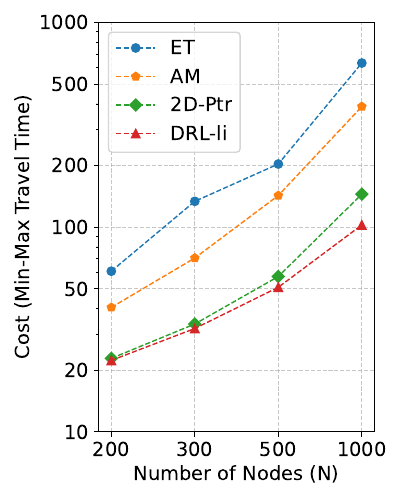

Write Python code to recreate this figure.
import numpy as np
import matplotlib.pyplot as plt

# 原始数据
ranks = {
    1000: {'ET': 1006, 'AM': 388.30, '2D-Ptr': 144.88, 'DRL-li': 102.45},
    500: {'ET': 261.295166015625, 'AM': 142.70, '2D-Ptr': 57.35, 'DRL-li': 50.80},
    300: {'ET': 145.56, 'AM': 70.62547, '2D-Ptr': 33.61, 'DRL-li': 31.948719},
    200: {'ET': 121.76, 'AM': 40.50, '2D-Ptr': 22.83, 'DRL-li': 22.31},
}

# 节点大小
node_sizes = sorted(ranks.keys())
# 模型
models = list(ranks[200].keys())

# 计算比例并准备绘图数据
proportions = {model: [] for model in models}

for size in node_sizes:
    for model in models:
        proportions[model].append(ranks[size][model])

# X轴标签
x_labels = ['200', '300', '500', '1000']
x_values = np.arange(len(x_labels))  # [0, 1, 2, 3]

# 实现平滑曲线
def smooth_curve(arr, window_len=2):
    """对数据进行简单平滑处理"""
    window = np.ones(window_len) / window_len
    return np.convolve(arr, window, mode='same')

# 绘图 - 设置图形尺寸，让图更瘦
plt.figure(figsize=(4, 5))  # 宽度缩小为4，高度保持不变

# 定义不同的标记样式和颜色
markers = ['o', 'p', 'D', '^']  # 圆点、五边形、菱形、三角形
colors = ['#1f77b4', '#ff7f0e', '#2ca02c', '#d62728']  # 高级颜色组合

# 绘制每个模型的曲线
for i, model in enumerate(models):
    if model == 'ET':
        smoothed_data = smooth_curve(proportions[model], window_len=2)  # 仅对ET进行平滑处理
        plt.plot(x_values, smoothed_data, marker=markers[i], label=model, linewidth=1, linestyle='--', color=colors[i])

    else:
        plt.plot(x_values, proportions[model], marker=markers[i], label=model, linewidth=1, linestyle='--', color=colors[i])

# 设置x轴刻度和标签
plt.xticks(x_values, x_labels, fontsize=14)  # 设置x刻度字体大小

# 添加标题和标签
plt.xlabel('Number of Nodes (N)', fontsize=14)  # 设置x轴标签字体大小
plt.ylabel('Cost (Min-Max Travel Time)', fontsize=14)  # 设置y轴标签字体大小
plt.yticks(fontsize=14)  # 设置y刻度字体大小
plt.grid(visible=True, linestyle='--', alpha=0.7)

# 使用对数刻度
plt.yscale('log')

# 设置Y轴刻度标签
y_ticks = [10, 20, 50, 100, 200, 500, 1000]  # 自定义Y轴刻度
plt.yticks(y_ticks, labels=[str(tick) for tick in y_ticks])  # 设置刻度和标签

# 添加图例
plt.legend(fontsize=14)  # 设置图例字体大小

# 设置布局
plt.tight_layout()

# 高清导出图片，设置更高的 DPI
plt.savefig('cost-plot.pdf', format='pdf', dpi=4000)  # 设置格式为PDF，DPI设置为4000以保持质量

# 显示图形
plt.show()